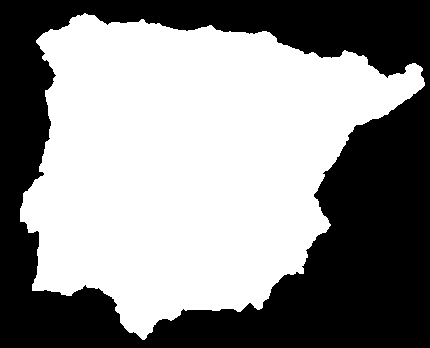
%> input picture Chapter09/images/spain.png, 430 x 348 px
$ octave example9.2.m   (GNU Octave 9; MATLAB toolbox functions it lacks are replaced by stand-ins)
%> lines starting %> are read from the running program, lines starting %| are printed output that depends on the picture; in (x1, y1, x2, y2) boxes, pixels count from 0 and x2, y2 are one past the last pixel; in counts of white or black regions, pixels touching at a corner belong together; the program's own positions count from 1
### Chapter09/fseries_1D.m
% Example Matlab script as provided with textbook:
%
%  Fundamentals of Digital Image Processing: A Practical Approach with Examples in Matlab
%  Chris J. Solomon and Toby P. Breckon, Wiley-Blackwell, 2010
%  ISBN: 0470844736, DOI:10.1002/9780470689776, http://www.fundipbook.com
%
function [a,b,dc]=fseries_1D(f,L,N)
%function [a,b,dc]=fseries_1D(f,L,N)
%finds the dcterm and first N coefficients for a real Fourier series representation
%of a discrete 1-D input sample signal f with M=length(f)sample points.

%The signal can be estimated using M-1 harmonics by:
%                    M
% f(i) = dc + sum (a(n)*cos(2*pi*n*m/M) + b(n)*sin(2*pi*n*m/M)
%                   n=1


M=length(f);        %Number of sampled points in input vector

% Define the vectors for computing The Fourier coefficients
a = zeros(N,1);
b = zeros(N,1);
% Compute the dc-level (the a(0) component).
%dc = 2*sum(f)/M;  % Note: avoids indexing problems
dc = 1*sum(f)/M;  % Note: avoids indexing problems

% Compute M-1 more coefficients
for n = 1:N
   sumcos=0.0;
   sumsin=0.0;
   for m=1:M,
      sumcos = sumcos + f(m)*cos(2*pi*n*m/M);
      sumsin = sumsin + f(m)*sin(2*pi*n*m/M);
   end
   a(n) = 2*sumcos/M;
   b(n) = 2*sumsin/M;
end
%

### Chapter09/fbuild_1D.m
% Example Matlab script as provided with textbook:
%
%  Fundamentals of Digital Image Processing: A Practical Approach with Examples in Matlab
%  Chris J. Solomon and Toby P. Breckon, Wiley-Blackwell, 2010
%  ISBN: 0470844736, DOI:10.1002/9780470689776, http://www.fundipbook.com
%
function fapprox=fbuild_1D(a,b,dc,M,L)
%function fapprox=fbuild_1D(a,b,dc,M,L)
%Build a function from the first N harmonic terms of its
%Fourier series where N=length(a)=length(b) and M is the number
%of sample points of the function over 1 period and L is the
%period of the function

N=length(a); dx=L/M;
x=linspace(dx,L,M); cosmat=zeros(M,N); sinmat=zeros(M,N);
%Build Fourier matrices
for n=1:N
    cosmat(:,n)=cos(2*pi*n*x/L);
    sinmat(:,n)=sin(2*pi*n*x/L);
end
fapprox=dc+cosmat*a+sinmat*b;

### Chapter09/example9.2.m
% Example Matlab script as provided with textbook:
%
%  Fundamentals of Digital Image Processing: A Practical Approach with Examples in Matlab
%  Chris J. Solomon and Toby P. Breckon, Wiley-Blackwell, 2010
%  ISBN: 0470844736, DOI:10.1002/9780470689776, http://www.fundipbook.com
%
A=imread('spain.png'); iberia=logical(A);               %Read in image convert to binary
%> further down, A is the input picture: size 348x430 uint8; 55.2% white; 1 black region, box (x1, y1, x2, y2) and area: (0, 0, 430, 348) 67040
ibbig=imdilate(iberia,ones(3)); bound=ibbig-iberia;     %calculate boundary pixels
%> after `ibbig=imdilate(iberia,ones(3))`:
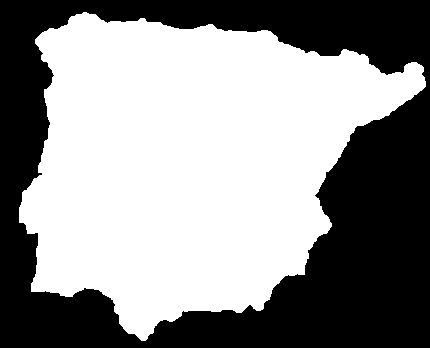
%> ibbig: size 348x430 logical; 56.4% white; 1 black region, box (x1, y1, x2, y2) and area: (0, 0, 430, 348) 65272
%> after `bound=ibbig-iberia`:
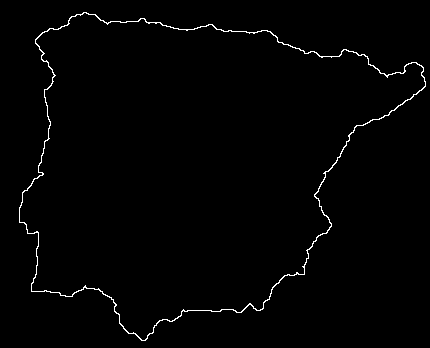
%> bound: size 348x430 double; values 0 (black) and 1 (white), 1.2% white in thin lines or dots, all inside (x1, y1, x2, y2) = (19, 12, 426, 341)
[i,j]=find(bound>0); xcent=mean(j); ycent=mean(i);      %Calculate centroid
%> after `[i,j]=find(bound>0)`: i = 1768 values from 13 to 341; j = 1768 values from 20 to 426
%> after `xcent=mean(j)`: xcent = 202.7
%> after `ycent=mean(i)`: ycent = 160.5
hold on; plot(xcent,ycent,'ro');
%> after `plot(xcent,ycent,'ro')`:
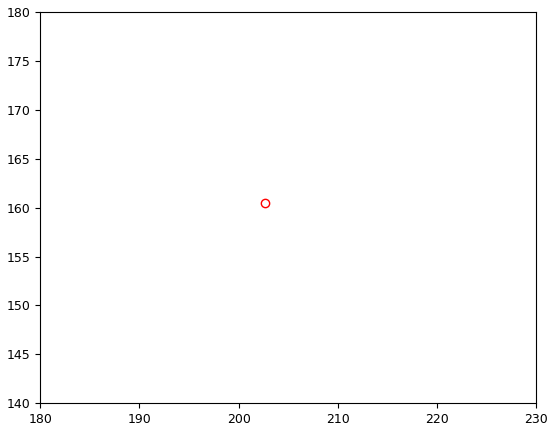
%> figure redrawn from the program's plot data

subplot(4,2,1),imagesc(bound); axis image; axis on; colormap(gray);  %Plot perimeter
[th,r]=cart2pol(j-xcent,i-ycent);                       %Convert to polar coordinates
%> th = 1768 values, max 3.14 at index 236, min -3.14 at index 235, mean 0.0696; r = 1768 values, max 239.8 at index 1747, min 117.5 at index 1263, mean 168.8
subplot(4,2,2); plot(th,r,'k.'); grid on; axis off;     %Plot signature

                                                        %Calculate Fourier series of boundary                                                        %series of boundary
N=0;L=2.*pi;f=r;M=length(f);                            %N=0 - DC term only
%> after `f=r`: f has the same summary as r
%> after `M=length(f)`: M = 1768
[a,b,dc]=fseries_1D(f,L,N) ;                            %Calculate expansion coeffs
%> in fseries_1D, `dc = 1*sum(f)/M;`: dc = 168.8
%> a = []; b = []; dc = 168.8
fapprox=fbuild_1D(a,b,dc,M,L);                          %Build approximate function using the coeffs
%> in fbuild_1D, `N=length(a)`: N = 0
%> in fbuild_1D, `dx=L/M`: dx = 0.00355
%> in fbuild_1D, `x=linspace(dx,L,M)`: x = 1768 values from 0.00355 to 6.28
%> in fbuild_1D, `fapprox=dc+cosmat*a+sinmat*b;`: fapprox = 1768 values from 168.8 to 168.8
%> fapprox = 1768 values from 168.8 to 168.8
[x,y]=pol2cart(th,fapprox);
%> x = 1768 values, max 168.8 at index 1436, min -168.8 at index 235, mean 3.82; y = 1768 values, max 168.8 at index 893, min -168.8 at index 892, mean 0.493
x=x+xcent; x=x-min(x)+1; y=y+ycent; y=y-min(y)+1;       %Convert back to cartesian coordinates
%> after `x=x+xcent`: x = 1768 values, max 371.5 at index 1436, min 33.94 at index 235, mean 206.5
%> after `x=x-min(x)+1`: x = 1768 values, max 338.5 at index 1436, min 1 at index 235, mean 173.6
%> after `y=y+ycent`: y = 1768 values, max 329.2 at index 893, min -8.3 at index 892, mean 161
%> after `y=y-min(y)+1`: y = 1768 values, max 338.5 at index 893, min 1 at index 892, mean 170.3
prm=zeros(round(max(y)),round(max(x))); i=sub2ind(size(prm),round(y),round(x)); prm(i)=1;
%> after `prm=zeros(round(max(y)),round(max(x)))`: prm: size 339x339 double; every value is 0
%> after `i=sub2ind(size(prm),round(y),round(x))`: i = 1768 values, max 114754 at index 1431, min 158 at index 264, mean 58672.7
subplot(4,2,3); imagesc(prm); axis image; axis ij; axis on; colormap(gray); %Display resulting 2D boundary
subplot(4,2,4); plot(th,fapprox,'k.'); axis off;        %Display corresponding signature
s=sprintf('Approximation %d terms',N); title(s);

N=5;L=2.*pi;f=r;M=length(f);                            %Repeat for N=5 terms
[a,b,dc]=fseries_1D(f,L,N) ;                            %Calculate expansion coeffs
%> a = [23.7; 10.49; 9.86; -1.13; 0.71]; b = [14.69; -6.88; -8.03; -3.79; -0.108]
fapprox=fbuild_1D(a,b,dc,M,L);                          %Build approximate function using the coeffs
%> the loop in fbuild_1D (call 2), `for n=1:N` made 5 passes
%> after the loop in fbuild_1D (call 2), `for n=1:N`: cosmat = 1768 rows, first 8: [1 1 1 1 1; 1 1 1 1 0.999; 1 1 0.999 0.999 0.999; 1 1 0.999 0.998 0.997; 1 0.999 0.999 0.997 0.996; 1 0.999 0.998 0.996 0.994; 1 0.999 0.997 0.995 0.992; 1 0.998 0.996 0.994 0.99]; sinmat = 1768 rows, first 8: [0.00355 0.00711 0.0107 0.0142 0.0178; 0.00711 0.0142 0.0213 0.0284 0.0355; 0.0107 0.0213 0.032 0.0426 0.0533; 0.0142 0.0284 0.0426 0.0568 0.071; 0.0178 0.0355 0.0533 0.071 0.0887; 0.0213 0.0426 0.0639 0.0852 0.106; 0.0249 0.0497 0.0746 0.0993 0.124; 0.0284 0.0568 0.0852 0.113 0.142]
%> fapprox = 1768 values, max 216.5 at index 1712, min 134.5 at index 1333, mean 168.8
[x,y]=pol2cart(th,fapprox);
%> x = 1768 values, max 207.6 at index 1698, min -205.4 at index 1, mean -1.17; y = 1768 values, max 158 at index 698, min -153.4 at index 719, mean -1.7
x=x+xcent; x=x-min(x)+1; y=y+ycent; y=y-min(y)+1;
%> after `x=x+xcent`: x = 1768 values, max 410.3 at index 1698, min -2.71 at index 1, mean 201.5
%> after `x=x-min(x)+1`: x = 1768 values, max 414 at index 1698, min 1 at index 1, mean 205.2
%> after `y=y+ycent`: y = 1768 values, max 318.5 at index 698, min 7.04 at index 719, mean 158.8
%> after `y=y-min(y)+1`: y = 1768 values, max 312.5 at index 698, min 1 at index 719, mean 152.7
prm=zeros(round(max(y)),round(max(x))); i=sub2ind(size(prm),round(y),round(x)); prm(i)=1;
%> after `prm=zeros(round(max(y)),round(max(x)))`: prm: size 312x414 double; every value is 0
%> after `i=sub2ind(size(prm),round(y),round(x))`: i = 1768 values, max 128950 at index 1690, min 208 at index 1, mean 63875.5
subplot(4,2,5); imagesc(prm); axis image; axis ij; axis off; colormap(gray);   %Display resulting 2D boundary
subplot(4,2,6); plot(th,fapprox,'k.'); axis off;        %Display corresponding signature
s=sprintf('Approximation %d terms',N); title(s);

N=15;L=2.*pi;f=r;M=length(f);                           %Repeat for N=15 terms
[a,b,dc]=fseries_1D(f,L,N) ;                            %Calculate expansion coeffs
%> a = [23.7; 10.49; 9.86; -1.13; 0.71; -2.68; 1.99; 0.543; -1.1; 0.229; -0.212; 0.388; 0.24; -0.345; 0.682]; b = [14.69; -6.88; -8.03; -3.79; -0.108; -2.64; -5.44; -1.23; -0.774; -4.22; -3.15; -1.17; -1.56; -1.23; -1.16]
fapprox=fbuild_1D(a,b,dc,M,L);                          %Build approximate function using the coeffs
%> fapprox = 1768 values, max 235.7 at index 1725, min 130.5 at index 1316, mean 168.8
%Convert back to cartesian coordinates
[x,y]=pol2cart(th,fapprox);
%> x = 1768 values, max 225.1 at index 1721, min -204.4 at index 1, mean -0.332; y = 1768 values, max 164.5 at index 699, min -159.4 at index 708, mean -1.87
x=x+xcent; x=x-min(x)+1; y=y+ycent; y=y-min(y)+1;
%> after `x=x+xcent`: x = 1768 values, max 427.8 at index 1721, min -1.71 at index 1, mean 202.4
%> after `x=x-min(x)+1`: x = 1768 values, max 430.5 at index 1721, min 1 at index 1, mean 205.1
%> after `y=y+ycent`: y = 1768 values, max 325 at index 699, min 1.03 at index 708, mean 158.6
%> after `y=y-min(y)+1`: y = 1768 values, max 325 at index 699, min 1 at index 708, mean 158.6
prm=zeros(round(max(y))+10,round(max(x))+10); i=sub2ind(size(prm),round(y),round(x)); prm(i)=1;
%> after `prm=zeros(round(max(y))+10,round(max(x))+10)`: prm: size 335x440 double; every value is 0
%> after `i=sub2ind(size(prm),round(y),round(x))`: i = 1768 values, max 143807 at index 1717, min 214 at index 1, mean 68524.7
%> after `prm(i)=1`:
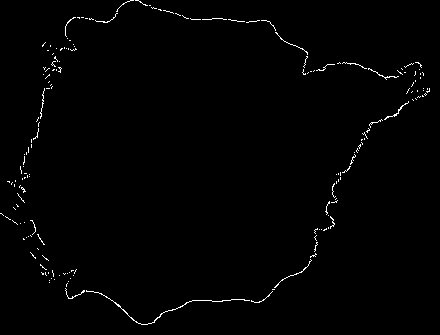
%> prm: size 335x440 double; values 0 (black) and 1 (white), 0.99% white in thin lines or dots
subplot(4,2,7); imagesc(prm); axis image; axis ij; axis off; colormap(gray);    %Display resulting 2D boundary
subplot(4,2,8); plot(th,fapprox,'k.'); axis off;        %Display corresponding signature
s=sprintf('Approximation %d terms',N); title(s);
%> after `title(s)`:
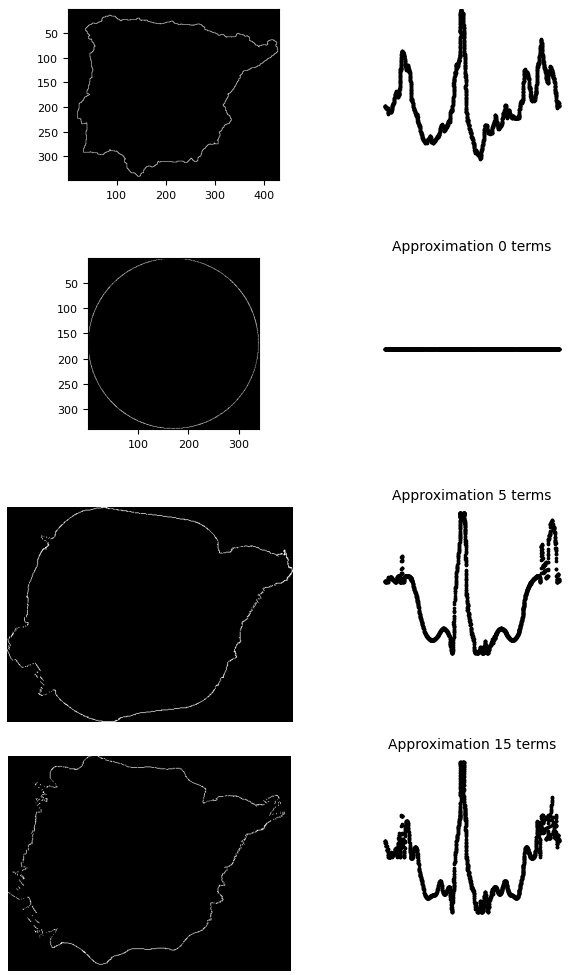
%> figure redrawn from the program's plot data, 8 panels

$ run again, with Chapter09/images/spanners.png copied over Chapter09/images/spain.png
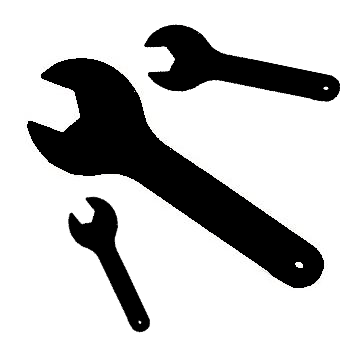
%> input picture Chapter09/images/spanners.png, 350 x 350 px
%> A is the input picture: size 350x350x3 uint8; mean R, G, B 193.9, 193.9, 193.9
%> iberia: size 350x350x3 logical; 76.5% white; 3 black regions, box (x1, y1, x2, y2) and area: (27, 58, 324, 288) 19303, (145, 25, 340, 101) 6285, (69, 198, 149, 332) 3194
%> ibbig: size 350x350x3 logical; 78.4% white; 3 black regions, box (x1, y1, x2, y2) and area: (28, 59, 323, 287) 18109, (146, 26, 338, 100) 5625, (70, 199, 148, 330) 2688
%> `bound=ibbig-iberia`:
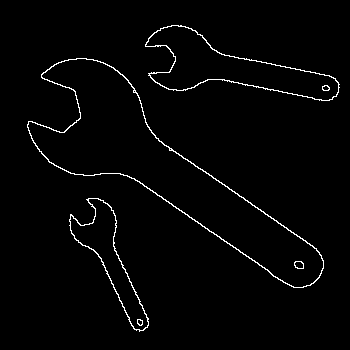
%> bound: size 350x350x3 double; values 0 (black) and 1 (white), 1.9% white in thin lines or dots, all inside (x1, y1, x2, y2) = (27, 25, 340, 332)
%> `[i,j]=find(bound>0)`: i = 7080 values from 26 to 332; j = 7080 values from 28 to 1040
%> xcent = 524.5
%> ycent = 163.9
%> th = 7080 values, max 3.14 at index 135, min -3.14 at index 123, mean 0.0152; r = 7080 values, max 521.5 at index 7079, min 9.66 at index 3728, mean 278.4
%> f has the same summary as r
%> `M=length(f)`: M = 7080
%> in fseries_1D, `dc = 1*sum(f)/M;`: dc = 278.4
%> `[a,b,dc]=fseries_1D(f,L,N) ;`: a = []; dc = 278.4
%> N = 0
%> dx = 0.000887
%> in fbuild_1D, `x=linspace(dx,L,M)`: x = 7080 values from 0.000887 to 6.28
%> in fbuild_1D, `fapprox=dc+cosmat*a+sinmat*b;`: fapprox = 7080 values from 278.4 to 278.4
%> `[x,y]=pol2cart(th,fapprox);`: x = 7080 values, max 278.4 at index 6172, min -278.4 at index 135, mean -3.45; y = 7080 values, max 278.4 at index 3686, min -278.4 at index 3673, mean -1.86
%> `x=x+xcent`: x = 7080 values, max 802.9 at index 6172, min 246.1 at index 135, mean 521
%> `x=x-min(x)+1`: x = 7080 values, max 557.8 at index 6172, min 1 at index 135, mean 275.9
%> `y=y+ycent`: y = 7080 values, max 442.3 at index 3686, min -114.5 at index 3673, mean 162.1
%> `y=y-min(y)+1`: y = 7080 values, max 557.8 at index 3686, min 1 at index 3673, mean 277.5
%> `i=sub2ind(size(prm),round(y),round(x))`: i = 7080 values, max 311098 at index 5023, min 263 at index 20, mean 153696.2
%> `[a,b,dc]=fseries_1D(f,L,N) ;`: a = [190; -5.91; 9.79; 15.37; 0.624]; b = [-0.0647; 6.22; 0.458; -9.47; 0.693]
%> the loop in fbuild_1D (call 2), `for n=1:N` made 5 passes
%> `fapprox=fbuild_1D(a,b,dc,M,L);`: fapprox = 7080 values, max 488.7 at index 7036, min 83.83 at index 3767, mean 278.4
%> `[x,y]=pol2cart(th,fapprox);`: x = 7080 values, max 484.9 at index 7038, min -487 at index 26, mean -1.07; y = 7080 values, max 156.4 at index 947, min -133.2 at index 6074, mean -0.63
%> `x=x+xcent`: x = 7080 values, max 1009.4 at index 7038, min 37.46 at index 26, mean 523.4
%> `x=x-min(x)+1`: x = 7080 values, max 972.9 at index 7038, min 1 at index 26, mean 487
%> `y=y+ycent`: y = 7080 values, max 320.3 at index 947, min 30.74 at index 6074, mean 163.3
%> `y=y-min(y)+1`: y = 7080 values, max 290.5 at index 947, min 1 at index 6074, mean 133.6
%> `i=sub2ind(size(prm),round(y),round(x))`: i = 7080 values, max 282926 at index 7025, min 95 at index 7, mean 141544.4
%> `[a,b,dc]=fseries_1D(f,L,N) ;`: a = [190; -5.91; 9.79; 15.37; 0.624; 3.1; 5.07; -2.09; 2.29; 3.2; -0.449; -1.61; 3.27; -1.35; 0.672]; b = [-0.0647; 6.22; 0.458; -9.47; 0.693; -9.58; 2.66; -2.39; 0.32; -1.26; -0.47; -1.73; -0.00119; -0.634; -1.01]
%> `fapprox=fbuild_1D(a,b,dc,M,L);`: fapprox = 7080 values, max 506.1 at index 6992, min 69.87 at index 3665, mean 278.4
%> `[x,y]=pol2cart(th,fapprox);`: x = 7080 values, max 502.1 at index 6997, min -498.7 at index 1, mean -0.421; y = 7080 values, max 161 at index 947, min -132.3 at index 6067, mean 0.22
%> `x=x+xcent`: x = 7080 values, max 1026.6 at index 6997, min 25.77 at index 1, mean 524.1
%> `x=x-min(x)+1`: x = 7080 values, max 1001.8 at index 6997, min 1 at index 1, mean 499.3
%> `y=y+ycent`: y = 7080 values, max 324.9 at index 947, min 31.58 at index 6067, mean 164.1
%> `y=y-min(y)+1`: y = 7080 values, max 294.4 at index 947, min 1 at index 6067, mean 133.6
%> `i=sub2ind(size(prm),round(y),round(x))`: i = 7080 values, max 304374 at index 6986, min 94 at index 1, mean 151611.6
%> `prm(i)=1`:
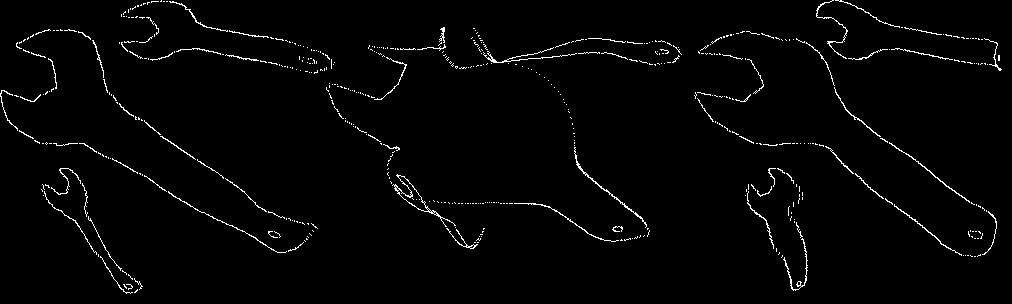
%> prm: size 304x1012 double; values 0 (black) and 1 (white), 1.9% white in thin lines or dots
